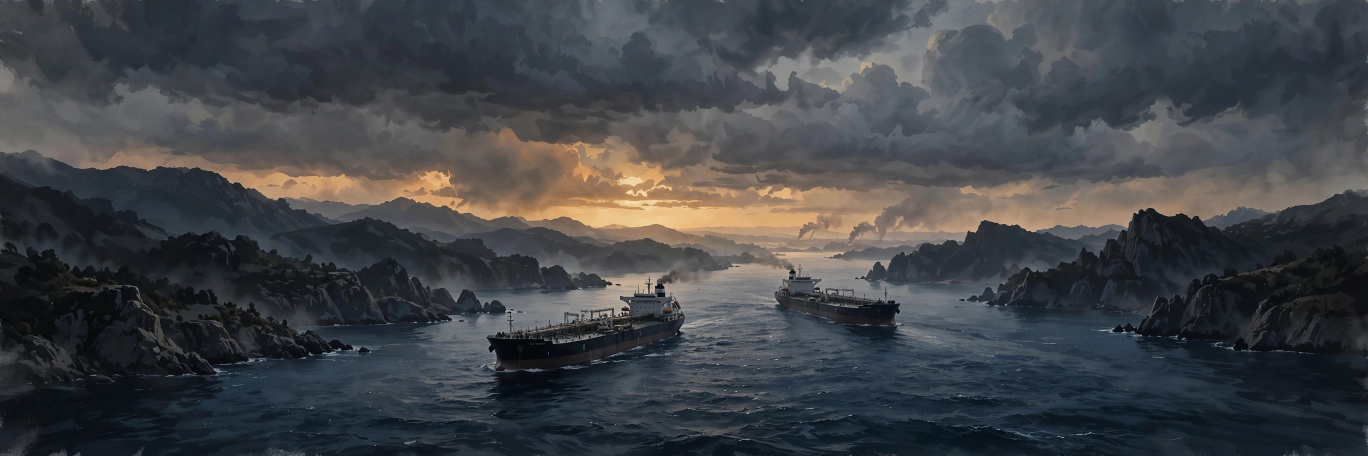
#> input picture hero.png, 2736 x 912 px (shown at 1/2 size)
$ python build_poster.py
#> lines starting #> are read from the running program, lines starting #| are printed output that depends on the picture; after the words box and inside, x2 and y2 are one past the last pixel; in counts of white or black regions, pixels touching at a corner belong together
#!/usr/bin/env python3
"""Compose the 22 November 2026 world-news poster (1024 x 1024).

Reads hero.png (a cartoon flat-vector Strait of Hormuz at dusk, two
tankers) and lays out a newspaper-style front page in a bright cartoon
look: a hero illustration band, a vivid red masthead, one full-width
lead story, a 2x2 grid of story cards, and a sources footer.
Writes entry.png to MAKEFUN_OUTPUT_DIR when that environment variable
is set (the grader mounts the repo read-only and names a writable
output directory there), otherwise next to this script.

The build is deterministic: fixed fonts, fixed geometry, no timestamps
and no randomness, so repeated runs produce byte-identical PNG output.
"""

from __future__ import annotations

import hashlib
import os
from pathlib import Path

from PIL import Image, ImageDraw, ImageFont

HERE = Path(__file__).resolve().parent
HERO_PATH = HERE / "hero.png"
# The grader mounts the repository read-only and names a writable output
# directory in MAKEFUN_OUTPUT_DIR; honour it when set so the poster can
# be written there, and default to the script's own directory for local
# runs (which still produce entry.png in the repo, exactly as before).
_out_dir = os.environ.get("MAKEFUN_OUTPUT_DIR")
OUT_PATH = (Path(_out_dir) if _out_dir else HERE) / "entry.png"

W, H = 1024, 1024

# --- palette (cartoon: bright, saturated, playful) ----------------------
CREAM = (255, 248, 233)        # page background, warm bright cream
CRIMSON = (214, 48, 63)        # masthead band + lead badge, vivid cherry red
GOLD = (255, 176, 32)          # masthead eyebrow + rule, sunny amber
INK = (26, 26, 26)             # headlines
GREY = (92, 92, 92)            # standfirsts / card decks
FOOT_GREY = (112, 112, 112)    # footer
CARD_EDGE = (233, 221, 196)    # card outline
RULE = (216, 200, 168)         # divider under the lead
WHITE = (255, 255, 255)

ACCENT_BLUE = (24, 120, 220)
ACCENT_TEAL = (0, 168, 150)
ACCENT_OCHRE = (245, 158, 11)
ACCENT_PURPLE = (139, 92, 246)

# --- fonts ---------------------------------------------------------------
FONT_DIR = Path("/usr/share/fonts/truetype/dejavu")
SANS_B = "DejaVuSans-Bold.ttf"
SERIF_B = "DejaVuSerif-Bold.ttf"
SANS = "DejaVuSans.ttf"


def load_font(name: str, size: int) -> ImageFont.FreeTypeFont:
    return ImageFont.truetype(str(FONT_DIR / name), size)


# --- layout --------------------------------------------------------------
MARGIN = 40
RIGHT = W - MARGIN                 # 984, right edge of the text column
CONTENT_W = W - 2 * MARGIN         # 944

HERO_H = 292
MAST_TOP = HERO_H
MAST_H = 104
MAST_BOT = MAST_TOP + MAST_H       # 396

LEAD_BADGE_Y = 414
LEAD_HEAD_Y = 452
LEAD_SUB_Y = 508
DIVIDER_Y = 578

CARD_W = 462
CARD_H = 180
CARD_GAP_X = 20
CARD_GAP_Y = 16
CARD_TOP1 = 596
CARD_TOP2 = CARD_TOP1 + CARD_H + CARD_GAP_Y   # 792
CARD_X1 = MARGIN
CARD_X2 = MARGIN + CARD_W + CARD_GAP_X        # 522
CARD_R = 14
CARD_BAR_H = 9
CARD_PAD = 20

FOOT_Y = 988


# --- text helpers --------------------------------------------------------
def wrap(draw: ImageDraw.ImageDraw, text: str,
         font: ImageFont.FreeTypeFont, max_w: int) -> list[str]:
    """Greedy word wrap; returns lines that fit within max_w pixels."""
    lines: list[str] = []
    current = ""
    for word in text.split():
        trial = f"{current} {word}".strip()
        if draw.textlength(trial, font=font) <= max_w:
            current = trial
        else:
            if current:
                lines.append(current)
            current = word
    if current:
        lines.append(current)
    return lines


def draw_lines(draw: ImageDraw.ImageDraw, x: int, y: int, text: str,
               font: ImageFont.FreeTypeFont, fill: tuple[int, int, int],
               max_w: int, leading: int) -> int:
    """Draw wrapped text; returns the y just below the last line."""
    lines = wrap(draw, text, font, max_w)
    for i, line in enumerate(lines):
        draw.text((x, y + i * leading), line, font=font, fill=fill)
    return y + len(lines) * leading


# --- card ----------------------------------------------------------------
def make_card_base(w: int, h: int, accent: tuple[int, int, int]) -> Image.Image:
    """White rounded card with a coloured bar across the top.

    Drawn on its own RGBA layer and clipped to the rounded outline so the
    bar's square corners never poke outside the card's rounded corners.
    """
    layer = Image.new("RGBA", (w, h), (0, 0, 0, 0))
    d = ImageDraw.Draw(layer)
    d.rounded_rectangle([0, 0, w - 1, h - 1], radius=CARD_R,
                        fill=WHITE + (255,))
    d.rectangle([0, 0, w - 1, CARD_BAR_H], fill=accent + (255,))
    mask = Image.new("L", (w, h), 0)
    md = ImageDraw.Draw(mask)
    md.rounded_rectangle([0, 0, w - 1, h - 1], radius=CARD_R, fill=255)
    alpha = Image.composite(layer.getchannel("A"),
                            Image.new("L", (w, h), 0), mask)
    layer.putalpha(alpha)
    return layer


def draw_card(img: Image.Image, draw: ImageDraw.ImageDraw,
              x: int, y: int, accent: tuple[int, int, int],
              kicker: str, headline: str, deck: str) -> None:
    """Paste one story card and lay out its kicker, headline and deck."""
    base = make_card_base(CARD_W, CARD_H, accent)
    img.paste(base, (x, y), base)
    draw.rounded_rectangle([x, y, x + CARD_W - 1, y + CARD_H - 1],
                           radius=CARD_R, outline=CARD_EDGE, width=1)
    tx = x + CARD_PAD
    inner_w = CARD_W - 2 * CARD_PAD
    f_kick = load_font(SANS_B, 17)
    draw.text((tx, y + 16), kicker, font=f_kick, fill=accent)
    f_head = load_font(SERIF_B, 27)
    draw_lines(draw, tx, y + 46, headline, f_head, INK, inner_w, 33)
    f_deck = load_font(SANS, 16)
    draw_lines(draw, tx, y + 118, deck, f_deck, GREY, inner_w, 21)


# --- hero ----------------------------------------------------------------
def hero_band() -> Image.Image:
    """Resize hero.png to cover the 1024 x HERO_H band (centre crop)."""
    src = Image.open(HERO_PATH).convert("RGB")
#> src is the input picture: PIL image 2736x912 RGB; mean R, G, B 65.2, 67.9, 71.6
    sw, sh = src.size
#> sw = 2736; sh = 912
    scale = max(W / sw, HERO_H / sh)
#> scale = 0.374
    nw, nh = round(sw * scale), round(sh * scale)
#> nw = 1024; nh = 341
    resized = src.resize((nw, nh), Image.LANCZOS)
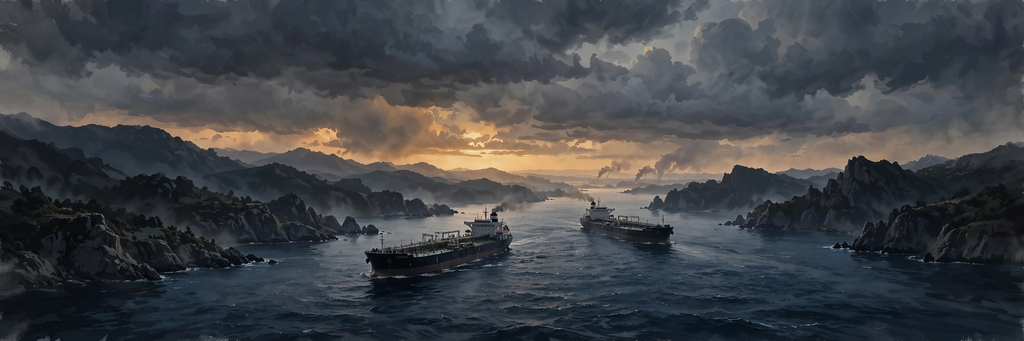
#> resized: PIL image 1024x341 RGB; mean R, G, B 65.2, 67.9, 71.6
    top = (nh - HERO_H) // 2
#> top = 24
    return resized.crop((0, top, W, top + HERO_H))
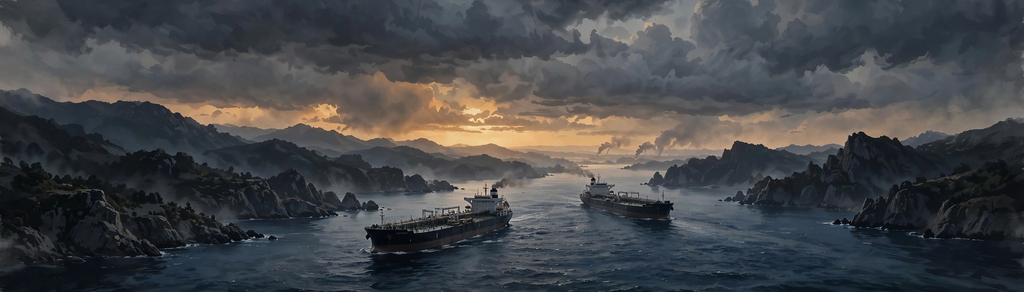
#> returned value: PIL image 1024x292 RGB; mean R, G, B 68.7, 70.3, 73.1


# --- build ---------------------------------------------------------------
def build() -> Path:
    img = Image.new("RGB", (W, H), CREAM)
    draw = ImageDraw.Draw(img)

    # Hero cartoon illustration across the top.
    img.paste(hero_band(), (0, 0))
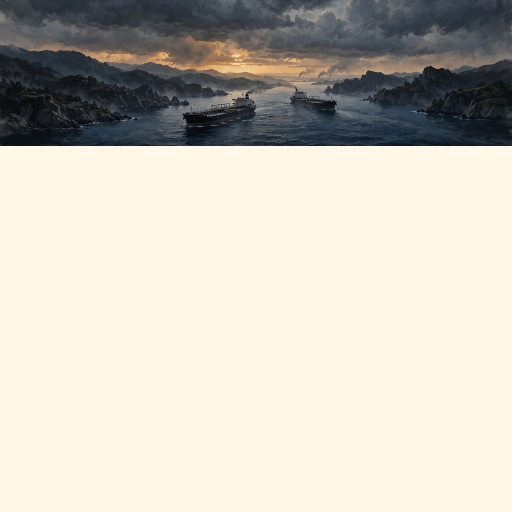
#> img: PIL image 1024x1024 RGB (shown at 1/2 size); mean R, G, B 201.9, 197.3, 187.4

    # Vivid red masthead.
    draw.rectangle([0, MAST_TOP, W - 1, MAST_BOT - 1], fill=CRIMSON)
    f_eye = load_font(SANS_B, 20)
    draw.text((MARGIN, MAST_TOP + 14), "THE WORLD IN ONE IMAGE",
              font=f_eye, fill=GOLD)
    f_date = load_font(SANS_B, 52)
    draw.text((MARGIN, MAST_TOP + 38), "22 NOVEMBER 2026",
              font=f_date, fill=WHITE)
    f_side = load_font(SANS_B, 20)
    for i, line in enumerate(["SUNDAY", "WORLD NEWS"]):
        lw = draw.textlength(line, font=f_side)
        draw.text((RIGHT - lw, MAST_TOP + 16 + i * 26), line,
                  font=f_side, fill=WHITE)
#> this loop made 2 passes
#> lw on passes 1 to 2: 92.05, 157.7
    draw.rectangle([0, MAST_BOT - 4, W - 1, MAST_BOT - 1], fill=GOLD)

    # Lead story, full width.
    f_badge = load_font(SANS_B, 16)
    badge_text = "LEAD STORY"
    bw = int(draw.textlength(badge_text, font=f_badge)) + 32
#> bw = 143
    draw.rounded_rectangle([MARGIN, LEAD_BADGE_Y,
                            MARGIN + bw, LEAD_BADGE_Y + 30],
                           radius=6, fill=CRIMSON)
    draw.text((MARGIN + 16, LEAD_BADGE_Y + 6), badge_text,
              font=f_badge, fill=WHITE)
    f_kick = load_font(SANS_B, 21)
    draw.text((MARGIN + bw + 14, LEAD_BADGE_Y + 4),
              "MIDDLE EAST ESCALATES", font=f_kick, fill=CRIMSON)
    f_head = load_font(SERIF_B, 33)
    draw_lines(draw, MARGIN, LEAD_HEAD_Y,
               "Iran hits tankers, Bahrain and Riyadh in one night",
               f_head, INK, CONTENT_W, 42)
    f_sub = load_font(SANS, 20)
    draw_lines(draw, MARGIN, LEAD_SUB_Y,
               "3 tankers struck near Hormuz; Bahrain site ablaze, no "
               "injuries; 3 Houthi missiles downed over Riyadh",
               f_sub, GREY, CONTENT_W, 26)
    draw.line([(MARGIN, DIVIDER_Y), (RIGHT, DIVIDER_Y)], fill=RULE, width=1)

    # 2 x 2 story cards.
    cards = [
        (CARD_X1, CARD_TOP1, ACCENT_BLUE, "EL CHAPO ISIDRO CAUGHT",
         "FBI most-wanted cartel boss seized",
         "11 killed in Sinaloa battles \u2014 4 soldiers, 7 gunmen; "
         "fans flee a baseball game"),
        (CARD_X2, CARD_TOP1, ACCENT_TEAL, "FUNERAL BOAT SINKS",
         "24 dead as boat capsizes in Nigeria",
         "Mourners bound for a burial in Bayelsa; 24 rescued, "
         "mechanical failure blamed"),
        (CARD_X1, CARD_TOP2, ACCENT_OCHRE, "TOXIC ALCOHOL",
         "11 dead from toxic alcohol in Manipur",
         "Tainted liquor hospitalises 180+; chief minister confirms "
         "the toll"),
        (CARD_X2, CARD_TOP2, ACCENT_PURPLE, "TRUMP'S RATE CAP",
         "President vows 10% credit-card cap",
         "Will work with Democrats; revives a stalled campaign promise"),
    ]
    for x, y, accent, kicker, headline, deck in cards:
        draw_card(img, draw, x, y, accent, kicker, headline, deck)
#> this loop made 4 passes
#> pass 1, in make_card_base, `alpha = Image.composite(layer.getchannel("A"), Image.new("L", (w, h), ..`:
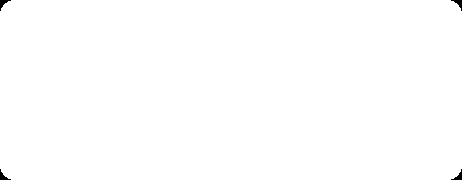
#> alpha: PIL image 462x180 L; 99.8% white; 4 black regions, box (x1, y1, x2, y2) and area: (0, 0, 11, 11) 46, (451, 0, 462, 11) 46, (0, 169, 11, 180) 46, (451, 169, 462, 180) 46
#> pass 1, in draw_card, `base = make_card_base(CARD_W, CARD_H, accent)`:
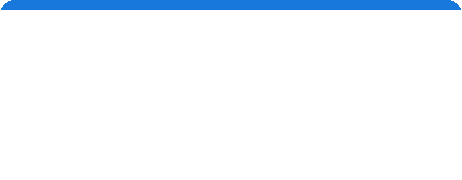
#> base: PIL image 462x180 RGBA; mean R, G, B, A 241.9, 247.2, 252.8, 254.4; transparent parts drawn white
#> after the loop:
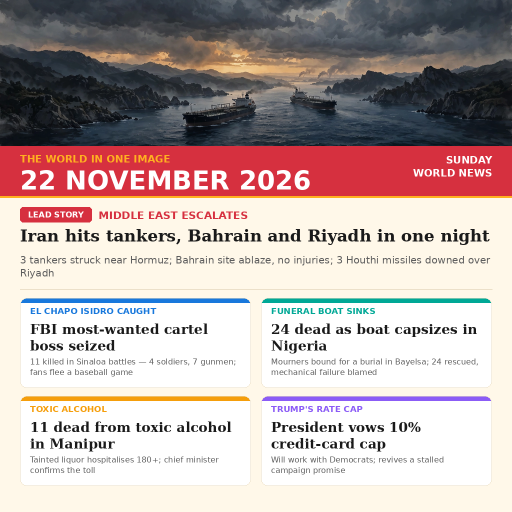
#> img: PIL image 1024x1024 RGB (shown at 1/2 size); mean R, G, B 188.2, 172.1, 169.6

    # Sources footer.
    f_foot = load_font(SANS, 17)
    draw.text((MARGIN, FOOT_Y),
              "Sources: Gulf News, CNN, AP, Al Jazeera, Economic Times "
              "| 22 Nov 2026",
              font=f_foot, fill=FOOT_GREY)

    img.save(OUT_PATH, format="PNG")
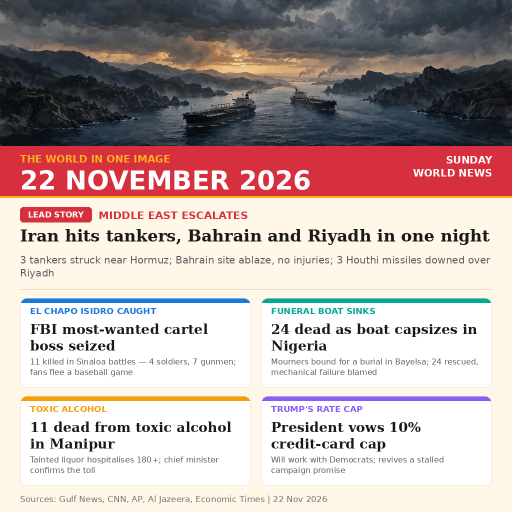
#> saved as entry.png: PIL image 1024x1024 RGB (shown at 1/2 size); mean R, G, B 188, 171.9, 169.4
    return OUT_PATH


def main() -> None:
    out = build()
    data = out.read_bytes()
    digest = hashlib.sha256(data).hexdigest()
    print(f"wrote {out}  {len(data)} bytes  sha256={digest}")


if __name__ == "__main__":
    main()
